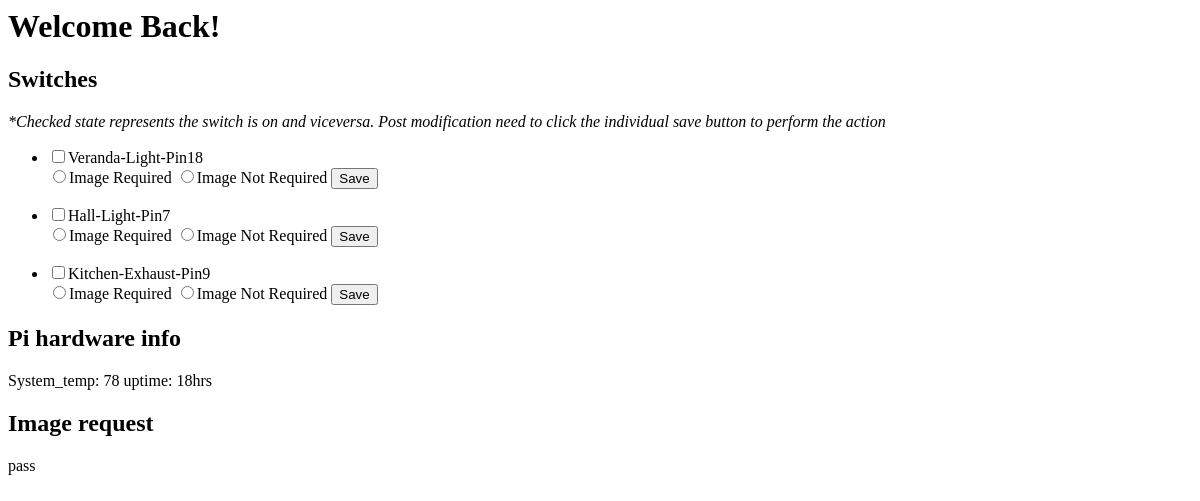
/home/, run on an earlier commit of the app's database.
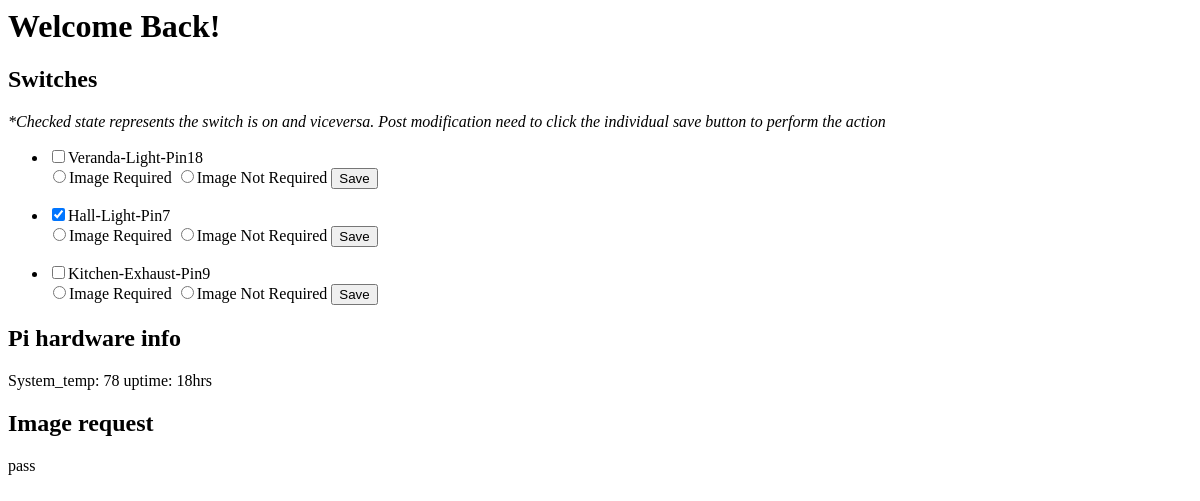
And on a later commit of the database.
### gpio/models.py (models this page shows, shortened)
class Button(models.Model):
    gpio = models.OneToOneField(GPIO, on_delete=models.CASCADE)
    state = models.BooleanField(default=False)
    name = models.CharField(max_length=20)
    image_request_state = models.BooleanField(default=False)

### gpio/views.py (the view, shortened to what this page needs)
# urls.py: path('', views.home, name='home'),
def home(request):
    button_data = models.Button.objects.values()
    system_data = models.SystemInfo.objects.values().last()
    if request.POST and 'api/' not in request.path:
        request_data = request.POST
        filters = ['csrfm', 'img_']
        html_data = list(request.POST.keys())
        html_name_filter = list(filter(lambda html_item: all(val not in html_item for val in filters), html_data))
        html_name = html_name_filter[0]
        html_state = request.POST.getlist(html_name)[0] == 'on'
        button_obj = models.Button.objects.get(name=html_name)
        button_obj.state = html_state
        if 'img_'+html_name in html_data:
            html_image_request_state= request.POST.getlist('img_'+html_name)[0]
            button_obj.image_request_state = html_image_request_state
        button_obj.save()
        return redirect(reverse('gpio:home'))
    else:
        return render(request, 'gpio/home.html', context={'data': button_data, 'system': system_data})

### gpio/templates/gpio/home.html (shortened to what this page needs)
<html lang="en">
<head>
</head>
<body>
    <h1>Welcome Back!</h1>
    <h2>Switches</h2>
    <em>*Checked state represents the switch is on and viceversa.</em>
    <em>Post modification need to click the individual save button to perform the action</em>
    {% for item in data %}
        <ul>
            {% if item.state == True %}
            <form action="" method="POST">
                <li>
                    <input type="checkbox" name={{item.name}} checked>{{item.name}}</input><br>
                    <input type="radio" name="img_{{item.name}}" value="True">Image Required
                    <input type="radio" name="img_{{item.name}}" value="False">Image Not Required
                    <button type="submit" name={{item.name}}>Save</button>
                </li>
            </form>
            {% else %}
            <form action="" method="POST">
                <li>
                    <input type="checkbox" name={{item.name}}>{{item.name}}</input><br>
                    <input type="radio" name="img_{{item.name}}" value="True">Image Required
                    <input type="radio" name="img_{{item.name}}" value="False">Image Not Required
                    <button type="submit" name={{item.name}}>Save</button>
                </li>
            </form>
            {% endif %}
        </ul>
    {% endfor %}
    <h2>Pi hardware info</h2>
    <p>{{system.data}}</p>
    <h2>Image request</h2>
    <p>pass</p>
</body>
</html>

What changed in the data, as far as the page shows it:
changed Button "Hall-Light-Pin7": state False → True (drawn); name "☐" → "☑"
